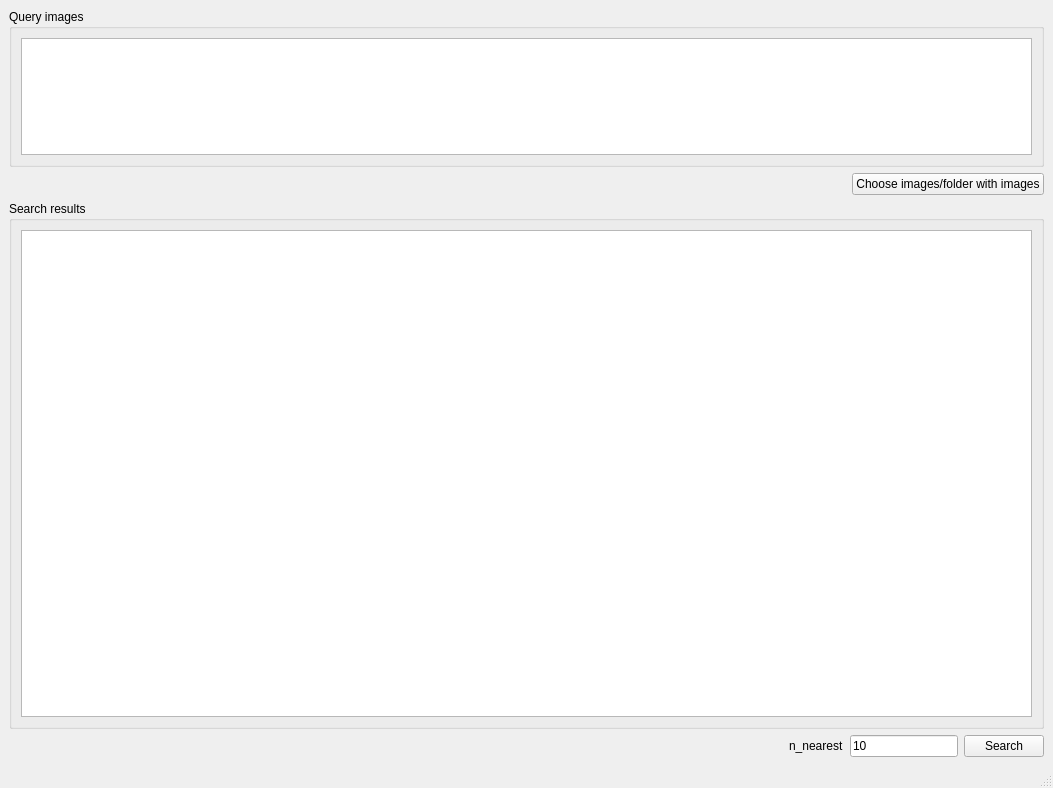
<?xml version="1.0" encoding="UTF-8"?>
<ui version="4.0">
 <class>main_window</class>
 <widget class="QMainWindow" name="main_window">
  <property name="geometry">
   <rect>
    <x>0</x>
    <y>0</y>
    <width>1053</width>
    <height>788</height>
   </rect>
  </property>
  <property name="windowTitle">
   <string>CBIR_GUI</string>
  </property>
  <widget class="QWidget" name="central_widget">
   <layout class="QHBoxLayout" name="horizontalLayout">
    <item>
     <layout class="QVBoxLayout" name="verticalLayout" stretch="2,6">
      <item>
       <layout class="QVBoxLayout" name="query_panel">
        <property name="sizeConstraint">
         <enum>QLayout::SetNoConstraint</enum>
        </property>
        <item>
         <widget class="QGroupBox" name="query_images_gb">
          <property name="title">
           <string>Query images</string>
          </property>
          <layout class="QHBoxLayout" name="horizontalLayout_2">
           <item>
            <widget class="QListView" name="query_images_list_view">
             <property name="font">
              <font>
               <pointsize>7</pointsize>
              </font>
             </property>
            </widget>
           </item>
          </layout>
         </widget>
        </item>
        <item alignment="Qt::AlignRight">
         <widget class="QPushButton" name="choose_images_btn">
          <property name="text">
           <string>Choose images/folder with images</string>
          </property>
         </widget>
        </item>
       </layout>
      </item>
      <item>
       <layout class="QVBoxLayout" name="search_results_panel" stretch="15,1">
        <property name="sizeConstraint">
         <enum>QLayout::SetNoConstraint</enum>
        </property>
        <item>
         <widget class="QGroupBox" name="search_results_gb">
          <property name="title">
           <string>Search results</string>
          </property>
          <layout class="QHBoxLayout" name="horizontalLayout_3">
           <item>
            <widget class="QListView" name="search_results_list_view">
             <property name="font">
              <font>
               <pointsize>7</pointsize>
              </font>
             </property>
             <property name="flow">
              <enum>QListView::LeftToRight</enum>
             </property>
             <property name="resizeMode">
              <enum>QListView::Adjust</enum>
             </property>
             <property name="gridSize">
              <size>
               <width>150</width>
               <height>150</height>
              </size>
             </property>
             <property name="viewMode">
              <enum>QListView::IconMode</enum>
             </property>
            </widget>
           </item>
          </layout>
         </widget>
        </item>
        <item>
         <layout class="QHBoxLayout" name="search_form" stretch="15,0,0,0">
          <item>
           <spacer name="horizontalSpacer">
            <property name="orientation">
             <enum>Qt::Horizontal</enum>
            </property>
            <property name="sizeHint" stdset="0">
             <size>
              <width>40</width>
              <height>20</height>
             </size>
            </property>
           </spacer>
          </item>
          <item>
           <widget class="QLabel" name="label">
            <property name="text">
             <string>n_nearest</string>
            </property>
           </widget>
          </item>
          <item>
           <widget class="QLineEdit" name="n_nearest">
            <property name="toolTip">
             <string/>
            </property>
            <property name="text">
             <string>10</string>
            </property>
           </widget>
          </item>
          <item>
           <widget class="QPushButton" name="search_btn">
            <property name="text">
             <string>Search</string>
            </property>
           </widget>
          </item>
         </layout>
        </item>
       </layout>
      </item>
     </layout>
    </item>
   </layout>
  </widget>
  <widget class="QMenuBar" name="menubar">
   <property name="geometry">
    <rect>
     <x>0</x>
     <y>0</y>
     <width>1053</width>
     <height>26</height>
    </rect>
   </property>
  </widget>
  <widget class="QStatusBar" name="statusbar"/>
 </widget>
 <resources/>
 <connections/>
</ui>
